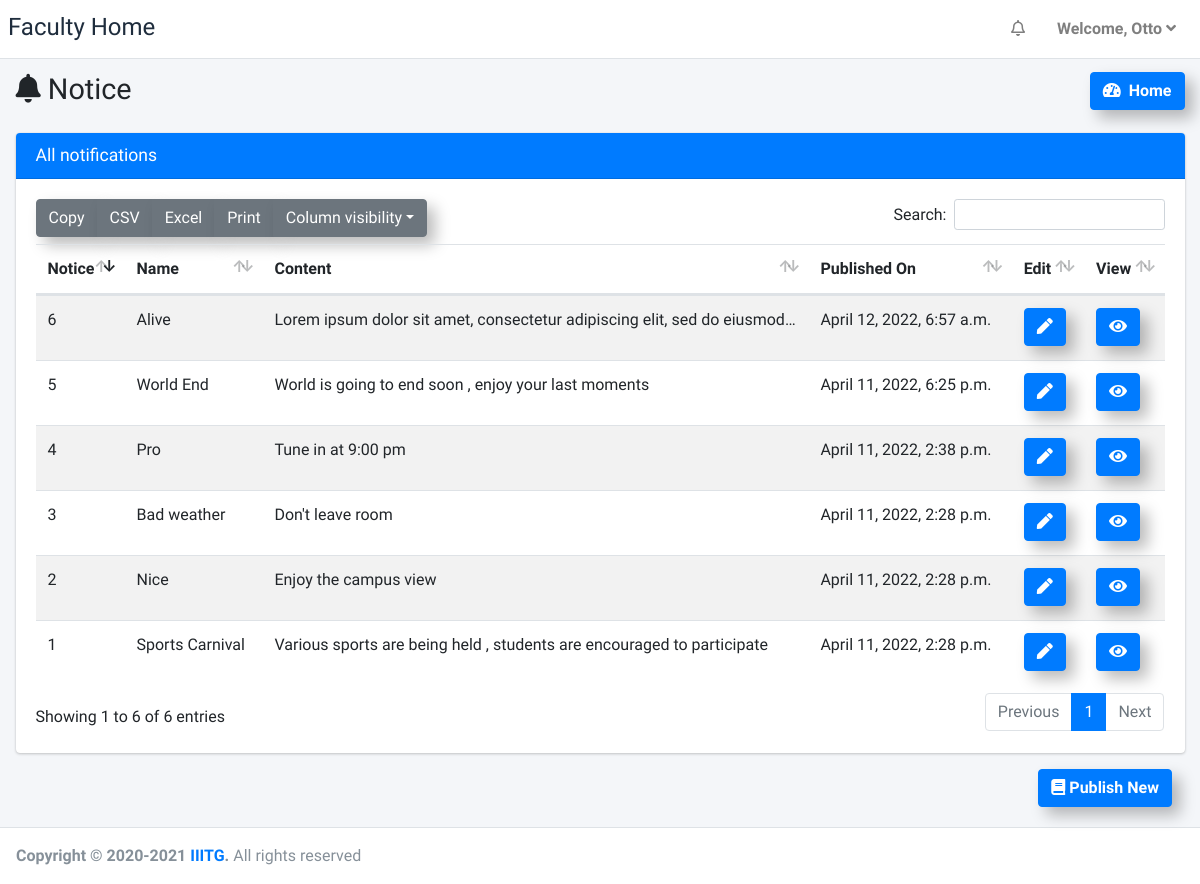
Page /faculty/MrX/notice/ (signed in) on the earlier database version.
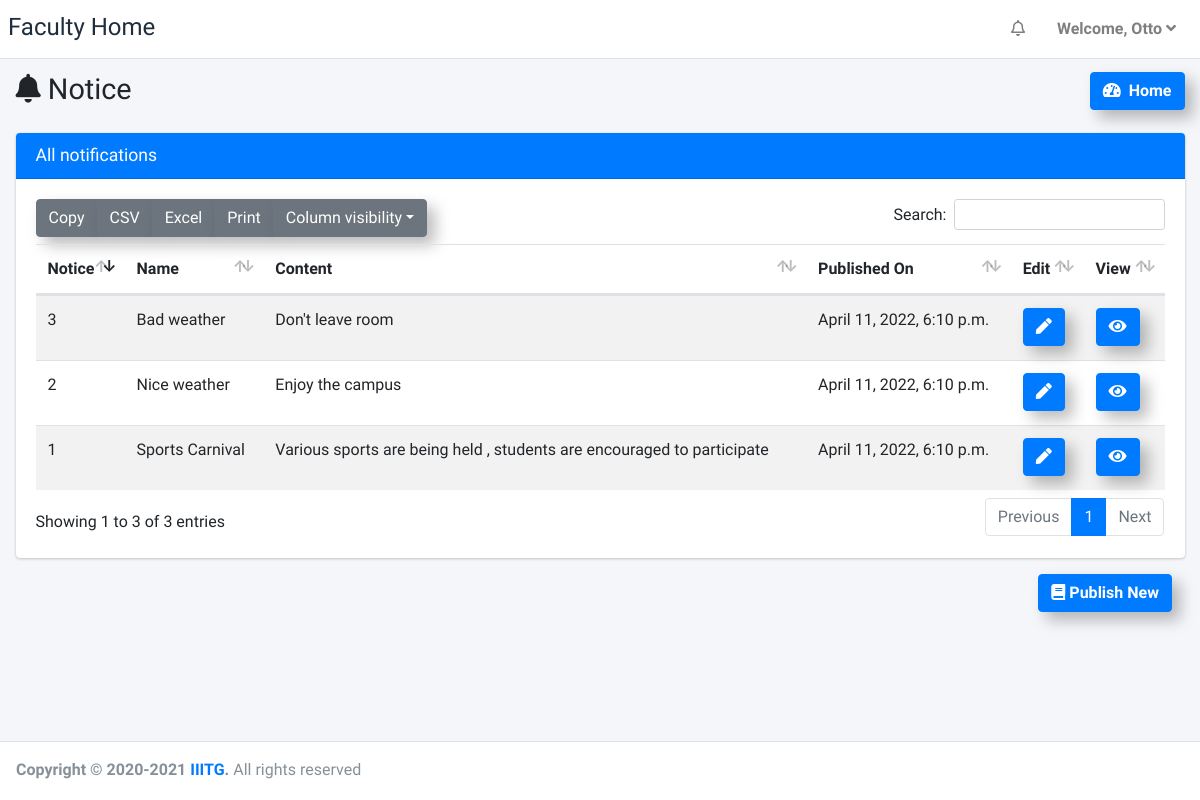
Same page on the later database version.
### mySpace_app/models.py (models this page shows, shortened)
class Notice(models.Model):
    notice_name = models.CharField(max_length=255)
    content = models.TextField()
    published_on = models.DateTimeField(auto_now=True)

class InstPublish(models.Model):
    faculty = models.ForeignKey(Faculty, on_delete=models.CASCADE)
    notice = models.ForeignKey(Notice, on_delete=models.CASCADE)
    published_on = models.DateTimeField(auto_now=True)
    class Meta:
        unique_together = (('faculty', 'notice'), )

### mySpace_app/views.py (the view)
# urls.py: path('faculty/<str:username>/notice/', views.faculty_notice_home, name="faculty_notice_home"),
def faculty_notice_home(request, username):
	res = checkUser(request, username)
	if res: return res
	try:
		user = Faculty.objects.get(user=request.user)
		published = InstPublish.objects.filter(faculty=user)
	except Exception as e:
		return redirect('/')
	noticeList = []
	for entry in published:
		noticeList.append({'note': entry.notice, 'published' :entry.published_on})
	return render(request, 'faculty_templates/faculty_notice_home.html', {'notices': noticeList})

### mySpace_app/utility.py (called while the page is built)
def checkUser(request, username):
    if request.user.is_anonymous:
        return redirect('/login')
    elif request.user.username != username:
        return redirect('/')
    return None

### mySpace_app/templates/faculty_templates/faculty_notice_home.html (shortened to what this page needs)
{% extends 'faculty_templates/base.html' %}
{% load static %}
{% load humanize %}
{% block page_title %}
<i class="nav-icon fas fa-bell"></i> Notice
{% endblock page_title %}
{% block custom_css %}
<link rel="stylesheet" href="{% static "plugins/datatables-bs4/css/dataTables.bootstrap4.min.css" %}">
<link rel="stylesheet" href="{% static "plugins/datatables-responsive/css/responsive.bootstrap4.min.css" %}">
<link rel="stylesheet" href="{% static "plugins/datatables-buttons/css/buttons.bootstrap4.min.css" %}">
{% endblock custom_css %}
{% block main_content %}
<section class="content">
  <div class="container-fluid">
    <div class="row">
      <div class="col-12">
        <div class="card card-primary">
          <div class="card-header">
            <h3 class="card-title">All notifications</h3>
          </div>
          <div class="card-body">
            <table id="example1" class="table table-striped">
              <thead>
                <tr>
                  <th>Notice</th>
                  <th>Name</th>
                  <th>Content</th>
                  <th>Published On</th>
                  <th>Edit</th>
                  <th>View</th>
                </tr>
              </thead>
              <tbody>
                {% for notice in notices %}
                <tr>
                  <td style="width: 50px;">{{ notice.note.id }}</td>
                  <td>{{ notice.note.notice_name }}</td>
                  <td style="max-width: 500px;"><p style="text-overflow: ellipsis; overflow: hidden; white-space: nowrap;">{{ notice.note.content }}</p></td>
                  <td>{{ notice.published }}</td>
                  <td><a class="btn btn-primary shadow-custom font-weight-bold" href="{% url 'faculty_notice_edit' user.username notice.note.id %}"><i class="nav-icon fas fa-pen"></i></a></td>
                  <td><a class="btn btn-primary shadow-custom font-weight-bold" href="{% url 'notice_view' user.username notice.note.id %}"><i class="nav-icon fas fa-eye"></i></a></td>
                </tr>
                {% endfor %}
              </tbody>
            </table>
          </div>
        </div>
      </div>
    </div>
    <div class="row">
        <a class="btn btn-primary font-weight-bold" href="{% url 'faculty_notice_publish' user.username %}" style="margin-left: auto;
        margin-right: 20px;margin-bottom: 20px;"><i class="nav-icon fas fa-book"></i>  Publish New</a>
    </div>
  </div>
</section>
{% endblock main_content %}

Differences in the rows shown:
no longer on this page (row edited): Notice: note.id "4", note.notice_name "Pro", note.content "Tune in at 9:00 pm", published "April 11, 2022, 2:38 p.m."
removed Notice: note.id "5", note.notice_name "World End", note.content "World is going to end soon , enjoy your last moments", published "April 11, 2022, 6:25 p.m."
removed Notice: note.id "6", note.notice_name "Alive", note.content "Lorem ipsum dolor sit amet, consectetur adipiscing elit, sed do eiusmod…", published "April 12, 2022, 6:57 a.m."
changed Notice "Sports Carnival": published "April 11, 2022, 2:28 p.m." → "April 11, 2022, 6:10 p.m."
changed Notice id 2: note.notice_name "Nice" → "Nice weather"; note.content "Enjoy the campus view" → "Enjoy the campus"; published "April 11, 2022, 2:28 p.m." → "April 11, 2022, 6:10 p.m."
changed Notice "Bad weather": published "April 11, 2022, 2:28 p.m." → "April 11, 2022, 6:10 p.m."
Other differences:
text written by a page script: "Copy CSV Excel Print Column visibility Search: Showing 1 to 6 of 6 entries Previous 1 Next" → "Copy CSV Excel Print Column visibility Search: Showing 1 to 3 of 3 entries Previous 1 Next"
